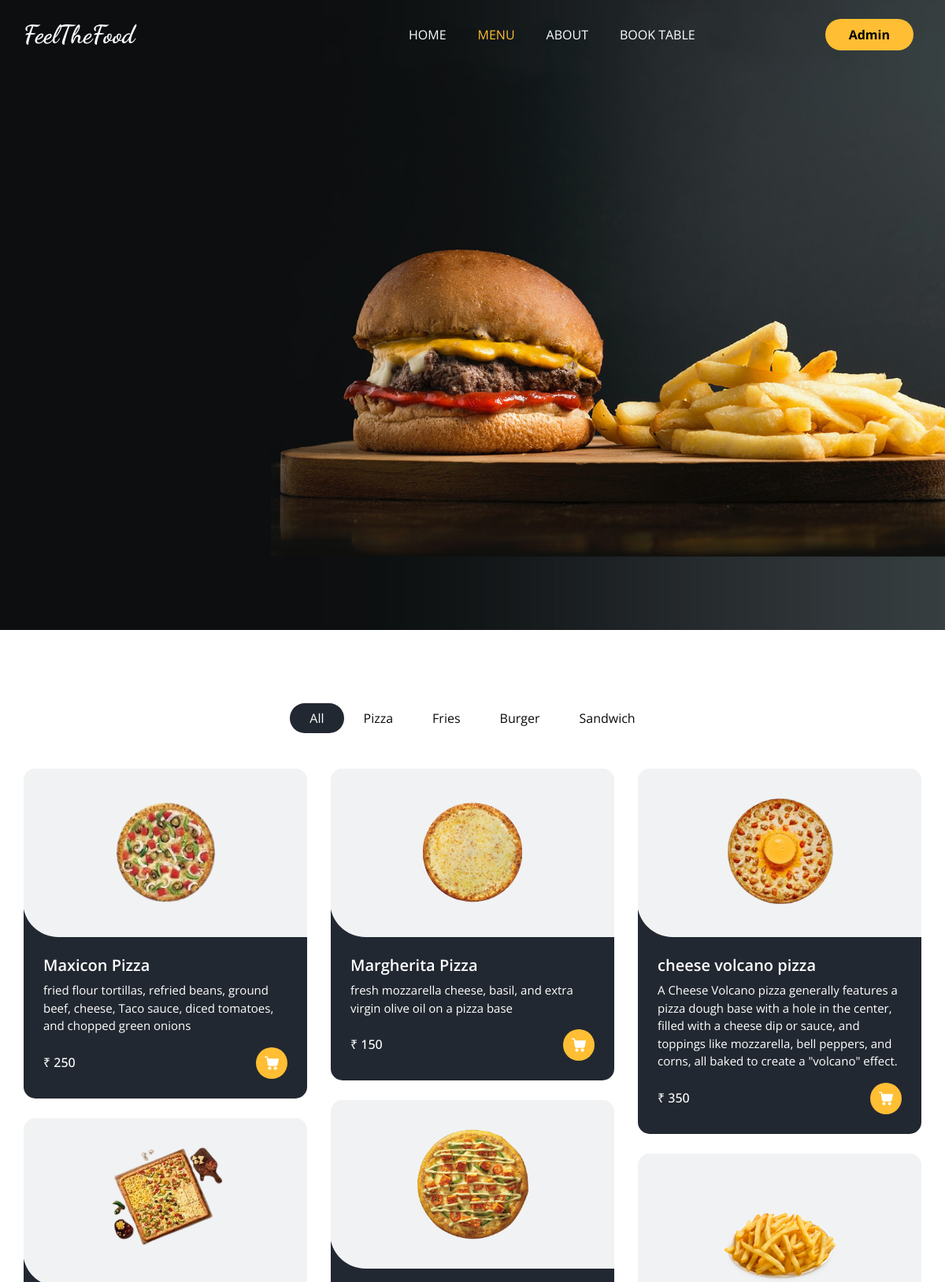
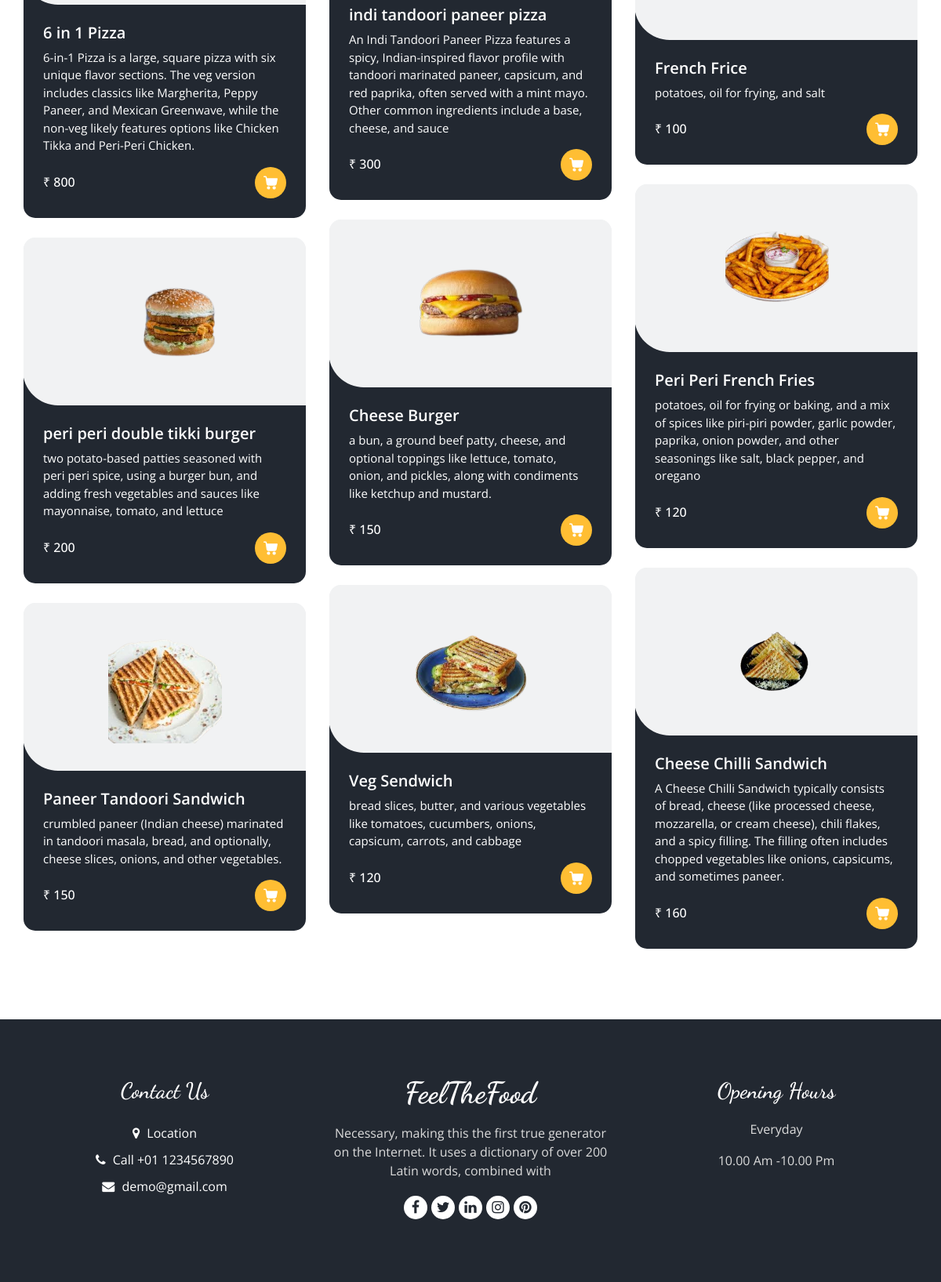
The page /menu on the database its author committed (2 pictures, top to bottom).
### cooking/models.py (models this page shows)
class ItemList(models.Model):
    Category_name = models.CharField()
    def __str__(self):
        return self.Category_name

class FoodItem(models.Model):
    Item_Name = models.CharField()
    Item_details = models.TextField()
    Item_price = models.IntegerField()
    Item_catogary = models.ForeignKey(ItemList, related_name='Name', on_delete=models.CASCADE)
    Image = models.ImageField(upload_to='media/items/')

### cooking/views.py (the view)
# urls.py: path('menu', views.menu),
def menu(request):
    items = FoodItem.objects.all()
    list = ItemList.objects.all()
    return render(request, 'menu.html', {'items': items,'list': list})

### Template/menu.html (shortened to what this page needs)
<!-- {% extends "base.html" %} {% block class %}class="sub_page"{% endblock class %}
{% block menu_status %}active{% endblock menu_status %}  -->
{% block main %} {% load static %}
<section class="food_section layout_padding-bottom">
  <div class="container">
    <div class="heading_container heading_center">
      <h2>Our Menu</h2>
    </div>
    <ul class="filters_menu">
      <li class="active" data-filter="*">All</li>
      {% for i in list %}
      <li data-filter=".{{i.Category_name}}">{{i.Category_name}}</li>
      {% endfor %}
    </ul>
    <div class="filters-content">
      <div class="row grid">
        {% for j in items %}
        <div class="col-sm-6 col-lg-4 all {{j.Item_catogary}}">
          <div class="box">
            <div>
              <div class="img-box">
                <img src="{{j.Image}} " alt="{{j.Image}}" />
              </div>
              <div class="detail-box">
                <h5>{{j.Item_Name}}</h5>
                <p>{{j.Item_details}}</p>
                <div class="options">
                  <h6>₹ {{j.Item_price}}</h6>
                  <a href="">
                  </a>
                </div>
              </div>
            </div>
          </div>
        </div>
        {% endfor %}
      </div>
    </div>
  </div>
</section>
{% endblock main %}

### Template/base.html (shortened to what this page needs)
  {% load static %}
    <link
      rel="stylesheet"
      type="text/css"
      href="{% static 'css/bootstrap.css' %}"
    />
    <link
      rel="stylesheet"
      type="text/css"
      href="https://cdnjs.cloudflare.com/ajax/libs/OwlCarousel2/2.3.4/assets/owl.carousel.min.css"
    />
    <link
      rel="stylesheet"
      href="https://cdnjs.cloudflare.com/ajax/libs/jquery-nice-select/1.1.0/css/nice-select.min.css"
    />
    <link href="{% static 'css/font-awesome.min.css' %}" rel="stylesheet" />
    <link href="{% static 'css/style.css' %}" rel="stylesheet" />
    <link href="{% static 'css/responsive.css' %}" rel="stylesheet" />
  </head>
  <body>
    <div class="hero_area">
      <div class="bg-box">
        <img src="{% static 'images/hero-bg.jpg' %}" alt="" />
      </div>
      <header class="header_section">
        <div class="container">
          <nav class="navbar navbar-expand-lg custom_nav-container">
            <a class="navbar-brand" href="home">
              <span> FeelTheFood </span>
            </a>
            <div class="collapse navbar-collapse" id="navbarSupportedContent">
              <ul class="navbar-nav mx-auto">
                <li
                  class="nav-item {% block home_status %}{% endblock home_status %}"
                >
                  <a class="nav-link" href="home"
                    >Home <span class="sr-only">(current)</span></a
                  >
                </li>
                <li
                  class="nav-item {% block menu_status %}{% endblock menu_status %}"
                >
                  <a class="nav-link" href="menu">Menu</a>
                </li>
                <li
                  class="nav-item {% block about_status %}{% endblock about_status %}"
                >
                  <a class="nav-link" href="about">About</a>
                </li>
                <li
                  class="nav-item {% block book_status %}{% endblock book_status %}"
                >
                  <a class="nav-link" href="book">Book Table</a>
                </li>
              </ul>
              <div class="user_option">
                <a href="/admin/" style="color: black; font-weight: bold" class="order_online"> Admin </a>
              </div>
            </div>
          </nav>
        </div>
      </header>
    </div>
    {% block main %}{% endblock main %}
    <footer class="footer_section">
      <div class="container">
        <div class="row">
          <div class="col-md-4 footer-col">
            <div class="footer_contact">
              <h4>Contact Us</h4>
              <div class="contact_link_box">
                <a href="">
                  <i class="fa fa-map-marker" aria-hidden="true"></i>
                  <span> Location </span>
                </a>
                <a href="">
                  <i class="fa fa-phone" aria-hidden="true"></i>
                  <span> Call +01 1234567890 </span>
                </a>
                <a href="">
                  <i class="fa fa-envelope" aria-hidden="true"></i>
                  <span> demo@gmail.com </span>
                </a>
              </div>
            </div>
          </div>
          <div class="col-md-4 footer-col">
            <div class="footer_detail">
              <a href="" class="footer-logo"> FeelTheFood </a>
              <p>
                Necessary, making this the first true generator on the Internet.
                It uses a dictionary of over 200 Latin words, combined with
              </p>
              <div class="footer_social">
                <a href="">
                  <i class="fa fa-facebook" aria-hidden="true"></i>
                </a>
                <a href="">
                  <i class="fa fa-twitter" aria-hidden="true"></i>
                </a>
                <a href="">
                  <i class="fa fa-linkedin" aria-hidden="true"></i>
                </a>
                <a href="">
                  <i class="fa fa-instagram" aria-hidden="true"></i>
                </a>
                <a href="">
                  <i class="fa fa-pinterest" aria-hidden="true"></i>
                </a>
              </div>
            </div>
          </div>
          <div class="col-md-4 footer-col">
            <h4>Opening Hours</h4>
            <p>Everyday</p>
            <p>10.00 Am -10.00 Pm</p>
          </div>
        </div>
      </div>
    </footer>
  </body>
</html>

### Static/css/responsive.css (style rules this page uses)
@media (min-width: 1200px) { .container { max-width: 1170px; } }

### rows shown on the page
ItemList: Category_name "Pizza"
ItemList: Category_name "Fries"
ItemList: Category_name "Burger"
ItemList: Category_name "Sandwich"
FoodItem: Image (picture), Item_Name "Maxicon Pizza", Item_details "fried flour tortillas, refried beans, ground beef, cheese, Taco sauce, diced tomatoes, and chopped green onions", Item_price "250"
FoodItem: Image (picture), Item_Name "Margherita Pizza", Item_details "fresh mozzarella cheese, basil, and extra virgin olive oil on a pizza base", Item_price "150"
FoodItem: Image (picture), Item_Name "cheese volcano pizza", Item_details "A Cheese Volcano pizza generally features a pizza dough base with a hole in the center, filled with a cheese dip or sauce, and toppings like mozzarella, bell peppers, and corns, all baked to create a \"volcano\" effect.", Item_price "350"
FoodItem: Image (picture), Item_Name "indi tandoori paneer pizza", Item_details "An Indi Tandoori Paneer Pizza features a spicy, Indian-inspired flavor profile with tandoori marinated paneer, capsicum, and red paprika, often served with a mint mayo. Other common ingredients include a base, cheese, and sauce", Item_price "300"
FoodItem: Image (picture), Item_Name "6 in 1 Pizza", Item_details "6-in-1 Pizza is a large, square pizza with six unique flavor sections. The veg version includes classics like Margherita, Peppy Paneer, and Mexican Greenwave, while the non-veg likely features options like Chicken Tikka and Peri-Peri Chicken.", Item_price "800"
FoodItem: Image (picture), Item_Name "French Frice", Item_details "potatoes, oil for frying, and salt", Item_price "100"
FoodItem: Image (picture), Item_Name "Peri Peri French Fries", Item_details "potatoes, oil for frying or baking, and a mix of spices like piri-piri powder, garlic powder, paprika, onion powder, and other seasonings like salt, black pepper, and oregano", Item_price "120"
FoodItem: Image (picture), Item_Name "Cheese Burger", Item_details "a bun, a ground beef patty, cheese, and optional toppings like lettuce, tomato, onion, and pickles, along with condiments like ketchup and mustard.", Item_price "150"
FoodItem: Image (picture), Item_Name "peri peri double tikki burger", Item_details "two potato-based patties seasoned with peri peri spice, using a burger bun, and adding fresh vegetables and sauces like mayonnaise, tomato, and lettuce", Item_price "200"
FoodItem: Image (picture), Item_Name "Cheese Chilli Sandwich", Item_details "A Cheese Chilli Sandwich typically consists of bread, cheese (like processed cheese, mozzarella, or cream cheese), chili flakes, and a spicy filling. The filling often includes chopped vegetables like onions, capsicums, and sometimes paneer.", Item_price "160"
FoodItem: Image (picture), Item_Name "Veg Sendwich", Item_details "bread slices, butter, and various vegetables like tomatoes, cucumbers, onions, capsicum, carrots, and cabbage", Item_price "120"
FoodItem: Image (picture), Item_Name "Paneer Tandoori Sandwich", Item_details "crumbled paneer (Indian cheese) marinated in tandoori masala, bread, and optionally, cheese slices, onions, and other vegetables.", Item_price "150"
